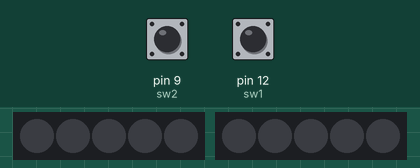
Recording of a sketch running on a simulated Arduino Uno, built with avr-gcc and run on an emulated ATmega328P. On the bench: 2 × 5 RGB LEDs in strip order, left to right. The inputs (shaded band) are chosen by the test bench; at power-on: pin 9 (sw2) HIGH, pin 12 (sw1) HIGH. Dim RGB values are drawn brighter than linear.

Above: at 1.2 s.
1.3 s: pin 9 (sw2) pulled LOW for 0.15 s
At 1.4 s:
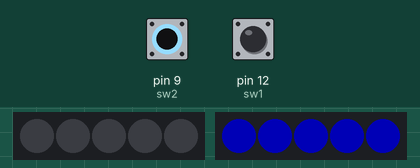
2.9 s: pin 12 (sw1) pulled LOW for 1 s
At 3.3 s:
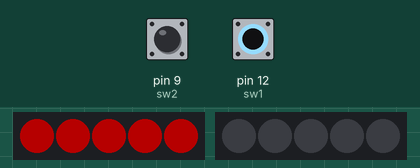
5.4 s: pin 9 (sw2) pulled LOW for 1 s
At 5.43 s:
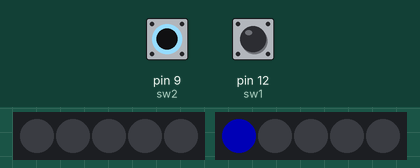
7.9 s: pin 9 (sw2) pulled LOW for 3.2 s
At 11.13 s:
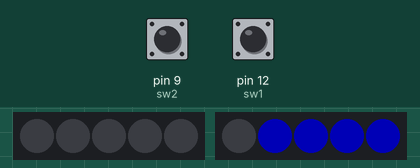
12.6 s: pin 12 (sw1) pulled LOW for 3.2 s
At 12.62 s:
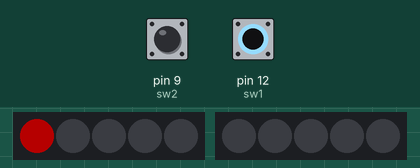
17.3 s: pin 9 (sw2) driven LOW and pin 12 (sw1) driven LOW
At 18.0 s:
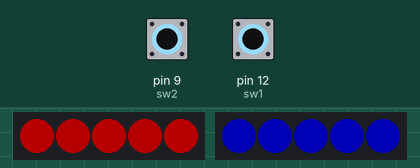
Timing chart, 0 to 19.8 s (numbered marks = the images above; inputs shaded):
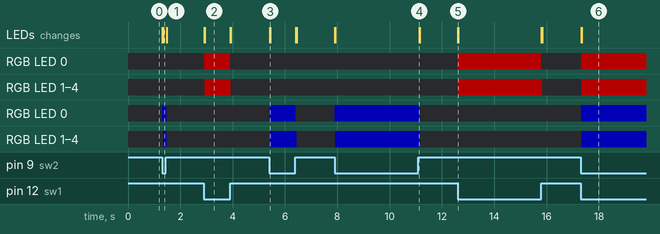

Measured:
- after the input at 1.3 s, RGB LED 0: off → RGB(0, 0, 65) at once, → off 0.17 s later; RGB LED 1–4: off → RGB(0, 0, 65) at once, → off 0.14 s later; the LEDs: first change at once (image 1 shows a later state)
- after the input at 2.9 s, RGB LED 0–4: off → RGB(65, 0, 0) at once, → off 1.0 s later; the LEDs: first change at once (image 2 shows a later state)
- after the input at 5.4 s, RGB LED 0: off → RGB(0, 0, 65) at once, → off 1.0 s later; RGB LED 1–4: off → RGB(0, 0, 65) after 0.05 s, → off 1.0 s later; the LEDs: change at once (image 3)
- after the input at 7.9 s, RGB LED 0–4: off → RGB(0, 0, 65) at once, → off 3.2 s later; the LEDs: first change at once (image 4 shows a later state)
- after the input at 12.6 s, RGB LED 0–4: off → RGB(65, 0, 0) at once, → off 3.2 s later; the LEDs: change at once (image 5)
- after the input at 17.3 s, RGB LED 0–4: off → RGB(65, 0, 0) at once; RGB LED 0–4: off → RGB(0, 0, 65) at once; the LEDs: first change at once (image 6 shows a later state)

The sketch:

Mandiii_Neopixel_dual-strip.ino
```cpp
#include <FastLED.h>
#define NUM_LEDS 5
#define DATA_PIN1 10
#define DATA_PIN2 11
CRGB leds1[NUM_LEDS];
CRGB leds2[NUM_LEDS];

// one for weapon, one for drive
#define sw1 12
#define sw2 9

int value1 = 0;
int value2 = 0;

//
// separate IR led grounds from arduino ground
//

void setup() {
  pinMode(sw1, INPUT);
  pinMode(sw2, INPUT);
  FastLED.addLeds<NEOPIXEL, DATA_PIN1>(leds1, NUM_LEDS);
  FastLED.addLeds<NEOPIXEL, DATA_PIN2>(leds2, NUM_LEDS);
  FastLED.setBrightness(65);
}

void loop() {
  value1 = digitalRead(sw1);
  value2 = digitalRead(sw2);
  for(int j  = 0; j < NUM_LEDS; j++) {
    if(!value1) {
      leds1[j].setRGB(255, 0, 0); //red
    } else {
      leds1[j].setRGB(0, 0, 0);
    }
    if(!value2) {
      leds2[j].setRGB(0, 0, 255); //blue
    } else {
      leds2[j].setRGB(0, 0, 0);
    }
    FastLED.show();
    delay(5);
  }
}
```
